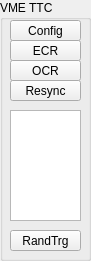
       <widget class="QGroupBox" name="groupBox_5">
        <property name="geometry">
         <rect>
          <x>850</x>
          <y>10</y>
          <width>91</width>
          <height>261</height>
         </rect>
        </property>
        <property name="title">
         <string>VME TTC</string>
        </property>
        <widget class="QPushButton" name="bc0_button">
         <property name="geometry">
          <rect>
           <x>10</x>
           <y>40</y>
           <width>71</width>
           <height>21</height>
          </rect>
         </property>
         <property name="text">
          <string>ECR</string>
         </property>
        </widget>
        <widget class="QPushButton" name="l1reset_button">
         <property name="geometry">
          <rect>
           <x>10</x>
           <y>60</y>
           <width>71</width>
           <height>21</height>
          </rect>
         </property>
         <property name="text">
          <string>OCR</string>
         </property>
        </widget>
        <widget class="QPushButton" name="resync_pb">
         <property name="geometry">
          <rect>
           <x>10</x>
           <y>80</y>
           <width>71</width>
           <height>21</height>
          </rect>
         </property>
         <property name="text">
          <string>Resync</string>
         </property>
        </widget>
        <widget class="QListWidget" name="l1a_rate_list">
         <property name="geometry">
          <rect>
           <x>10</x>
           <y>110</y>
           <width>71</width>
           <height>111</height>
          </rect>
         </property>
        </widget>
        <widget class="QPushButton" name="random_triggers_pb">
         <property name="geometry">
          <rect>
           <x>10</x>
           <y>230</y>
           <width>71</width>
           <height>21</height>
          </rect>
         </property>
         <property name="text">
          <string>RandTrg</string>
         </property>
         <property name="checkable">
          <bool>true</bool>
         </property>
        </widget>
        <widget class="QPushButton" name="pushButton_4">
         <property name="geometry">
          <rect>
           <x>10</x>
           <y>20</y>
           <width>71</width>
           <height>21</height>
          </rect>
         </property>
         <property name="text">
          <string>Config</string>
         </property>
        </widget>
       </widget>
